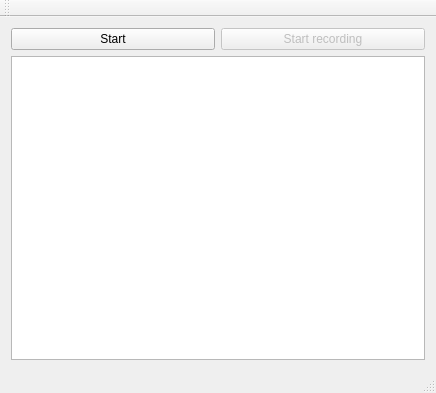
<?xml version="1.0" encoding="UTF-8"?>
<ui version="4.0">
 <class>MainWindow</class>
 <widget class="QMainWindow" name="MainWindow">
  <property name="geometry">
   <rect>
    <x>0</x>
    <y>0</y>
    <width>436</width>
    <height>393</height>
   </rect>
  </property>
  <property name="windowTitle">
   <string>Lidar test</string>
  </property>
  <widget class="QWidget" name="centralWidget">
   <layout class="QGridLayout" name="gridLayout">
    <item row="0" column="0">
     <widget class="QPushButton" name="cmdStart">
      <property name="text">
       <string>Start</string>
      </property>
     </widget>
    </item>
    <item row="0" column="1">
     <widget class="QPushButton" name="cmdRecord">
      <property name="enabled">
       <bool>false</bool>
      </property>
      <property name="text">
       <string>Start recording</string>
      </property>
     </widget>
    </item>
    <item row="1" column="0" colspan="2">
     <widget class="QListWidget" name="list"/>
    </item>
   </layout>
  </widget>
  <widget class="QMenuBar" name="menuBar">
   <property name="geometry">
    <rect>
     <x>0</x>
     <y>0</y>
     <width>436</width>
     <height>19</height>
    </rect>
   </property>
  </widget>
  <widget class="QToolBar" name="mainToolBar">
   <attribute name="toolBarArea">
    <enum>TopToolBarArea</enum>
   </attribute>
   <attribute name="toolBarBreak">
    <bool>false</bool>
   </attribute>
  </widget>
  <widget class="QStatusBar" name="statusBar"/>
 </widget>
 <layoutdefault spacing="6" margin="11"/>
 <resources/>
 <connections/>
</ui>
